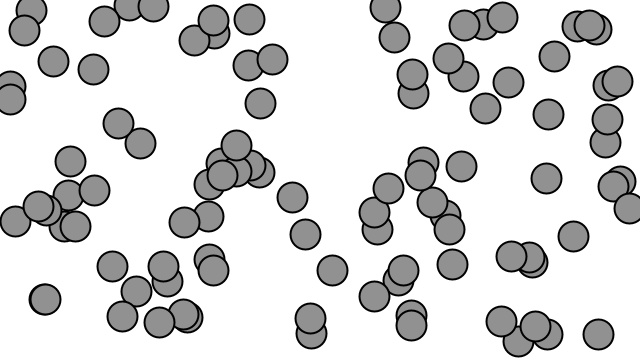
Frame 1 (no input)
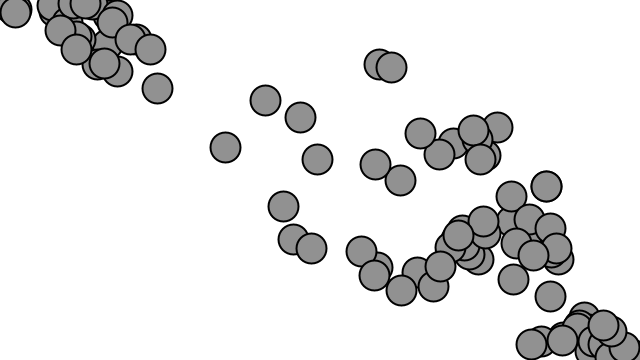
Frame 60 (the mouse pressed at the canvas centre just before this capture)
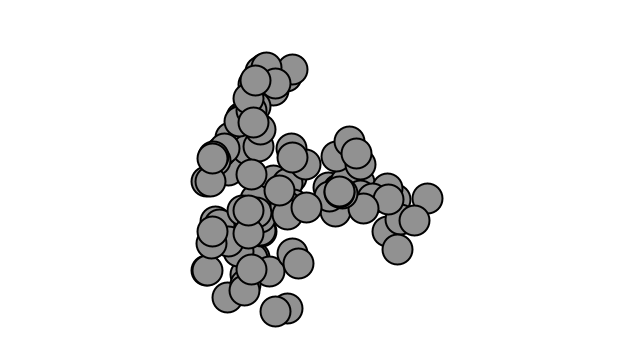
Frame 120 (the mouse held since frame 60 and released just before this capture)

The Processing sketch that drew these frames (run headless with seeded random() and noise(); from frame 60 on, the mouse is pressed at the canvas centre):

// Processing sketch: karatu_accelerate_to_mouse
// ── karatu_accelerate_to_mouse.pde
Murve[] murves = new Murve[100];

void setup() {
  size(640,360);
  background(255);
  for(int i = 0; i < murves.length; i++){
    murves[i] = new Murve();
  }
} 
 void draw() {
    stroke(0);
    background(255);
    for(int i = 0; i < murves.length; i++){
    PVector wind = new PVector(0.001,0);
    float m = murves[i].mass;
    PVector gravity = new PVector(0,0.1*m);
    murves[i].applyForce(wind);
    murves[i].applyForce(gravity);
    murves[i].update();
    murves[i].display();
    murves[i].checkEdge();
  }
}

// ── murve.pde
class Murve{

  PVector location;
  PVector velocity;
  PVector acceleration;
  float topspeed;
  float mass;
  
  Murve(){
  
    location = new PVector(random(width),random(height));
    velocity = new PVector(0,0);
    acceleration = new PVector(0,0);
    topspeed = 10;
    mass = 10;
  }
  
  void applyForce(PVector force) {
    PVector f = PVector.div(force,mass);
    acceleration.add(f);
  }
  
  void update(){
  
    PVector mouse = new PVector(mouseX, mouseY);
    PVector dir = PVector.sub(mouse, location);
    dir.normalize();
    dir.mult(0.5);
    acceleration = dir;
    
    velocity.add(acceleration);
    velocity.limit(topspeed);
    location.add(velocity);
    acceleration.mult(0);
  }
  
  void display(){
    stroke(0);
    strokeWeight(2);
    fill(145);
    ellipse(location.x,location.y,30,30);   
  }
  
  void checkEdge(){
    
    if(location.x > width){
        location.x = 0;
    }else if(location.x < 0){
        location.x = width;
    }
    if(location.y > height){
        location.y = 0;
    }else if(location.y < 0){
        location.y = height;
    }
  }
}
